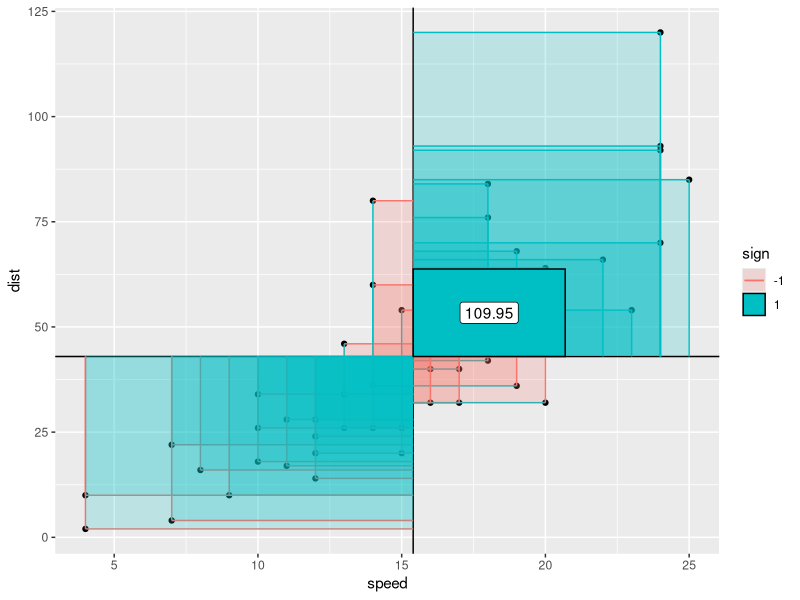
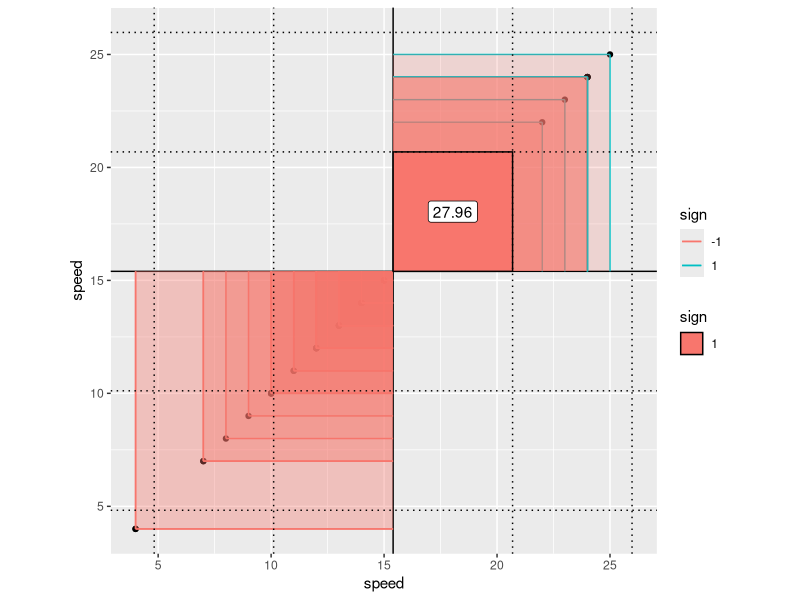
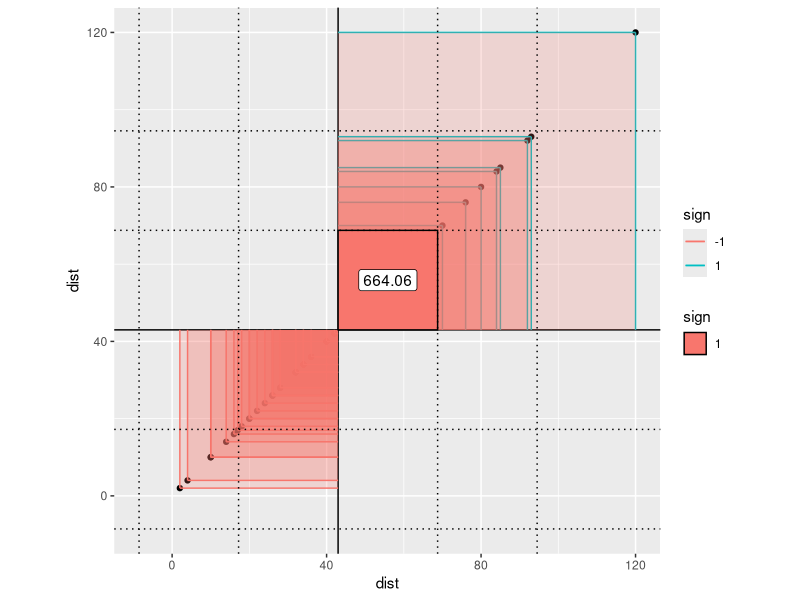
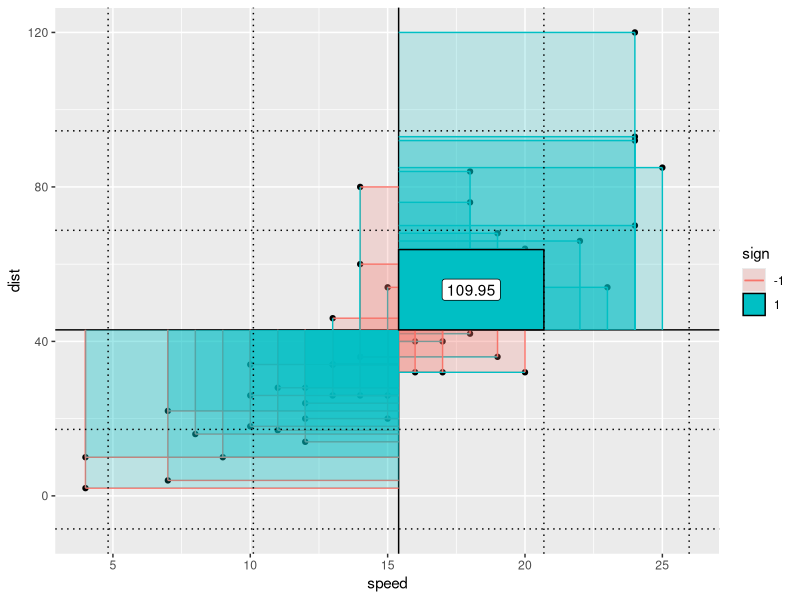
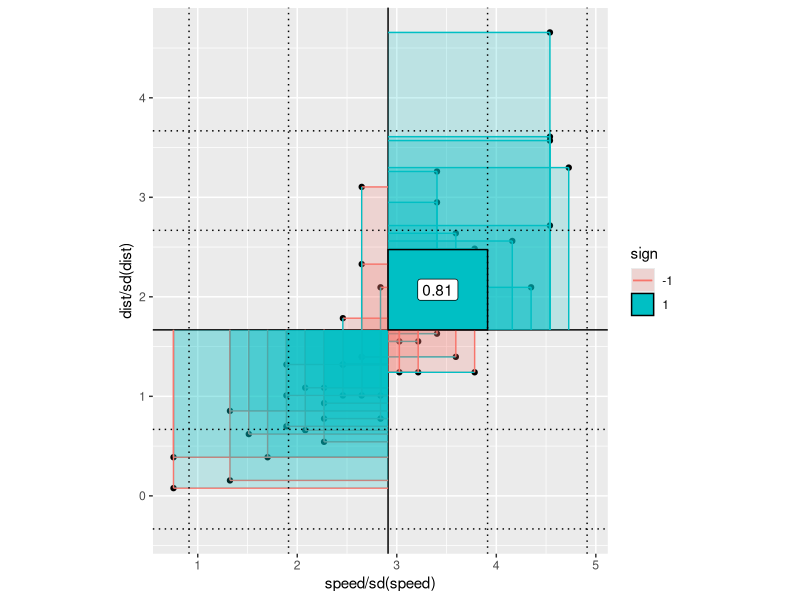
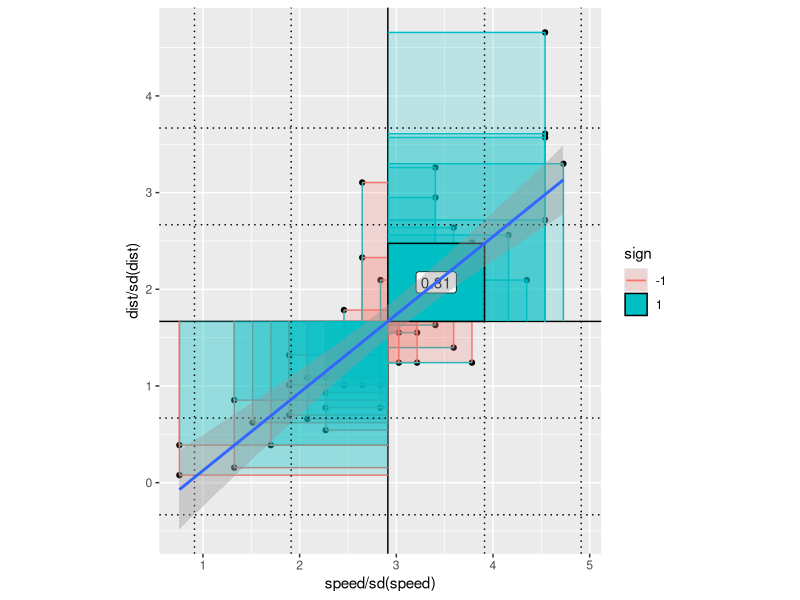

These figures' R source, in order:
## ---- chunk 1
knitr::opts_chunk$set(echo = TRUE)
options(tidyverse.quiet = TRUE)
## ---- chunk 2
library(tidyverse)

# express Stat setup.

qstat <- function(compute_group, ...){ggproto("StatTemp", Stat, compute_group = compute_group, ...)}

qlayer <- function (mapping = NULL, data = NULL, geom = "point", stat = "identity", position = "identity", 
    ..., na.rm = FALSE, show.legend = NA, inherit.aes = TRUE) 
{
    layer(data = data, mapping = mapping, stat = stat, geom = geom, 
        position = position, show.legend = show.legend, inherit.aes = inherit.aes, 
        params = rlang::list2(na.rm = na.rm, ...))
}
## ---- chunk 3

# 

# mysetseed(199402)
# create_x_y(relationship = .5) %>%
# data_create_scatterplot() %>%
# plot_draw_mean_x() %>%
# plot_draw_mean_y() %>%
# plot_draw_differences_x() %>%
# plot_draw_differences_y() %>%
# plot_multiply_differences() %>%
# plot_take_average_rectangle()

# Assume qlayer() and qstat() exists:

# Layer 0 (actually don't use in var/sd/cov/corr/R^2 but demos qstat simplest usage)
compute_group_xymean <- function(data, scales){data |> mutate(x = mean(x), y = mean(y))}

geom_xy_means <- function(...){geom_point(stat = qstat(compute_group_xymean), ...)}


# Layer 1
compute_group_xmean <- function(data, scales){data |> summarize(xintercept = mean(x))}

geom_xmean <- function(...){
  
  QStat <- qstat(compute_group_xmean, dropped_aes = c("x", "y"))
  
  qlayer(geom = GeomVline, stat = QStat, ...)
  
  
  }

# Layer 2
compute_group_ymean <- function(data, scales){data |> summarize(yintercept = mean(y))}

geom_ymean <- function(...){
  
  QStat <- qstat(compute_group_ymean, dropped_aes = c("x", "y"))
  
  qlayer(geom = GeomHline, stat = QStat, ...)
  
  }

# Layer 3
compute_group_xmeandiff <- function(data, scales){
  
  data |> mutate(xend = mean(x), 
                 yend = y, 
                 xdiff = x - mean(x), 
                 sign = factor(sign(xdiff)))
  
  }

geom_xmeandiff <- function(...){
  
  QStat <- qstat(compute_group_xmeandiff, 
              default_aes = aes(color = after_stat(sign)))
  
  geom_segment(stat = QStat, ...)
  
  }

# Layer 4
compute_group_ymeandiff <- function(data, scales){
  
  data |> mutate(yend = mean(y), 
                 xend = x, 
                 ydiff = y - mean(y), 
                 sign = factor(sign(ydiff)))
  }

geom_ymeandiff <- function(...){
  
  QStat <- qstat(compute_group_ymeandiff, 
              default_aes = aes(color = after_stat(sign)))
  
  geom_segment(stat = QStat, ...)
  
  }


# Layer 5
compute_group_xymeandiffs <- function(data, scales){data |> mutate(xmin = mean(x), ymin = mean(y), xmax = x, ymax = y, area = (xmax-xmin)*(ymax-ymin), sign = factor(sign(area)))}

geom_xydiffs <- function(alpha = .2, ...){geom_rect(
  stat = qstat(compute_group_xymeandiffs, 
               default_aes = aes(fill = after_stat(sign))), alpha = alpha, ...)}

# Layer 6 & 7
compute_covariance <- function(data, scales){
   
  xmean = mean(data$x)
  ymean = mean(data$y)
  xsd = sd(data$x)
  
  data |> 
    mutate(xdiff = x - mean(x),                                      ydiff = y - mean(y),   
           area = xdiff * ydiff) %>% 
    summarize(mean_area = sum(area)/(n()-1)) %>% 
    pull(mean_area) ->
    mean_area
  
  data.frame(
             xmin = xmean, ymin = ymean,
             xmax = xmean + xsd, ymax = ymean + mean_area/xsd,
             covariance = mean_area,
             sign = factor(sign(mean_area))) |>
    mutate(x = (xmin + xmax)/2,
          y = (ymin + ymax)/2)
  
}
  
  
geom_covariance <- function(...){
  
  QStat <- qstat(compute_covariance,
              default_aes = aes(fill = after_stat(sign)))
  
  geom_rect(stat = QStat, ...)
  
}  



geom_mean_xdiffXydiff <- geom_covariance


geom_covariance_label <- function(...){
  
  QStat <- qstat(compute_covariance,
                 default_aes = 
                   aes(label = round(after_stat(covariance), 2))
                 )
                                   
  
  geom_label(stat = QStat,
             show.legend = F,
                         ...)
  
}
  

# SDs
compute_sdx <- function(data, scales){
  
  ymean <- mean(data$y)
  xmean <- mean(data$x)
  xsd <- sd(data$x)
  
  data.frame(xintercept = xmean + xsd*c(-2,-1,1,2)) %>% 
    mutate(xstart = xmean,
            ystart = ymean,
            xend = xstart + xsd,
            yend = ystart)

    }


geom_x_sd <- function(...){
  
  QS <- qstat(compute_sdx, 
              default_aes = aes(linetype = after_stat(I("dotted"))),
              dropped_aes = c("x", "y")
              )
  
  qlayer(geom = GeomVline, stat = QS, ...)
  
}

# SDs
compute_sdy <- function(data, scales){
  
  ymean <- mean(data$y)
  ysd <- sd(data$y)
  
  data.frame(yintercept = ymean + ysd*c(-2,-1,1,2))

    }


geom_y_sd <- function(...){
  
  QS <- qstat(compute_sdy, 
              default_aes = aes(linetype = after_stat(I("dotted"))),
              dropped_aes = c("x", "y"))
  
  qlayer(geom = GeomHline, stat = QS, ...)
  
}




cars %>% 
  ggplot() + 
  aes(x = speed, y = dist) +
  geom_point() + # x, y  0
  geom_xmean() + # x-bar 1
  geom_ymean() + # y-bar 2
  geom_xmeandiff() + # 3
  geom_ymeandiff() + # 4
  geom_xydiffs() + # 5
  geom_covariance(color = "black") + #6
  geom_covariance_label() #7

cov(cars$speed, cars$dist)

# variance speed
last_plot() + 
  aes(x = speed, y = speed) + 
  coord_equal() + 
  geom_x_sd(linetype = "dotted") + 
  geom_y_sd()

var(cars$speed)
sd(cars$speed)

# variance dist 
last_plot() + 
  aes(x = dist, y = dist)

# returning to dist/speed
last_plot() +
  coord_cartesian() +
  aes(y = dist, x = speed)



last_plot() + 
  aes(y = dist/sd(dist), x = speed/sd(speed)) + 
  coord_equal()



cor(cars$speed, cars$dist)

last_plot() + 
  geom_smooth(method = lm)


lm(cars$dist ~ cars$speed) %>% 
  summary()

cor(cars$speed, cars$dist)^2 # variance explained
